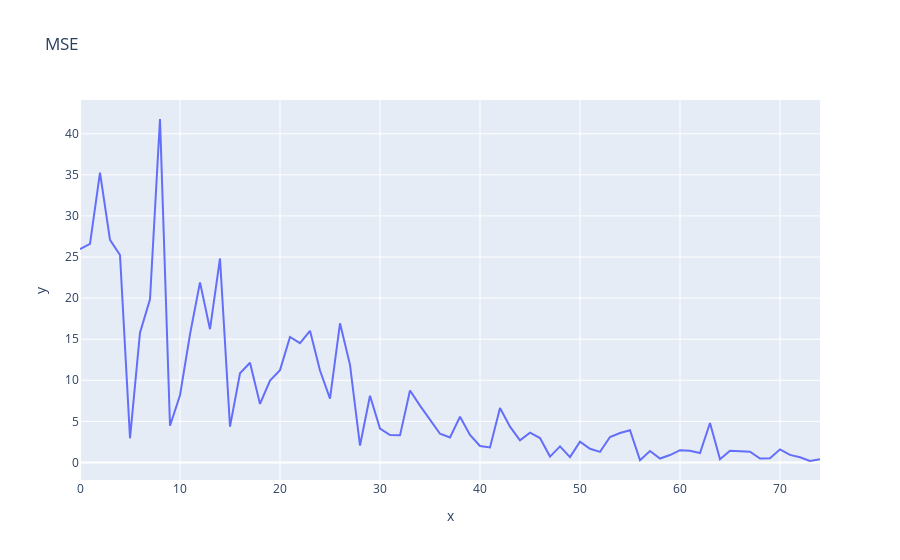
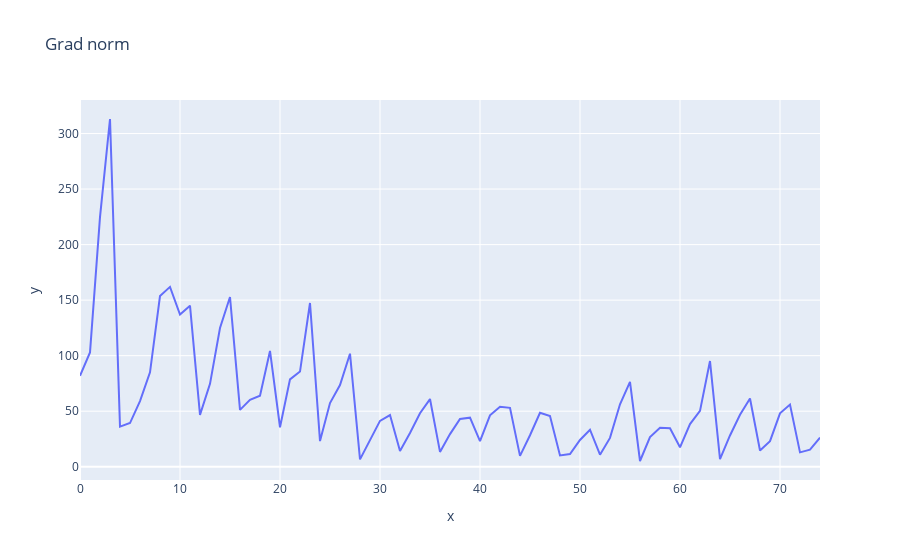

Notebook code cell kept with these figures, in order:
### Markdown cell above
# Бонус
Что делать, если хочется батч больше, но видеокарта не позволяет?


Есть несколько способов, самый простой - увеличить эффективный размер батча (делать аккумуляцию градиента каждые `k` шагов)

### Code cell
grad_accumulation_steps = k = 4

net = CustomTaskNetwork()
optimizer = optim.Adam(net.parameters(), lr=1e-1)
loss_fn = nn.MSELoss()
dataset = TensorDataset(X, Y)
loader = DataLoader(dataset, batch_size=4, shuffle=True)

grad_history = []

net.train()
loss_progress = []


for step, (x, y) in enumerate(loader, 1):
    

    output = net(x)

    loss = loss_fn(output, y)
    loss.backward()
    grad_history.append(calculate_grad_norm(net.parameters()))

    if step % grad_accumulation_steps == 0:
        optimizer.step()
        optimizer.zero_grad()

    loss_progress.append(loss.item())

draw_curve(loss_progress, title="MSE")
draw_curve(grad_history, title="Grad norm")

### Figure 1 — Plotly figure (JSON) as saved in the notebook; plotly's stock layout.template omitted (floating-point values rounded to 4 significant figures)
{"data": [{"hovertemplate": "x=%{x}<br>y=%{y}<extra></extra>", "legendgroup": "", "line": {"color": "#636efa", "dash": "solid"}, "marker": {"symbol": "circle"}, "mode": "lines", "name": "", "orientation": "v", "showlegend": false, "type": "scatter", "x": [0, 1, 2, 3, 4, 5, 6, 7, 8, 9, 10, 11, 12, 13, 14, 15, 16, 17, 18, 19, 20, 21, 22, 23, 24, 25, 26, 27, 28, 29, 30, 31, 32, 33, 34, 35, 36, 37, 38, 39, 40, 41, 42, 43, 44, 45, 46, 47, 48, 49, 50, 51, 52, 53, 54, 55, 56, 57, 58, 59, 60, 61, 62, 63, 64, 65, 66, 67, 68, 69, 70, 71, 72, 73, 74], "xaxis": "x", "y": [25.95, 26.59, 35.26, 27.1, 25.24, 2.942, 15.78, 19.85, 41.79, 4.471, 8.183, 15.59, 21.91, 16.22, 24.82, 4.354, 10.86, 12.14, 7.128, 9.96, 11.24, 15.27, 14.52, 16.02, 11.2, 7.764, 16.93, 11.88, 2.06, 8.122, 4.125, 3.334, 3.301, 8.749, 6.917, 5.16, 3.496, 3.033, 5.564, 3.343, 2.005, 1.826, 6.634, 4.356, 2.696, 3.629, 2.969, 0.7157, 1.96, 0.651, 2.529, 1.672, 1.284, 3.099, 3.579, 3.916, 0.2808, 1.4, 0.483, 0.9044, 1.5, 1.423, 1.15, 4.798, 0.3897, 1.435, 1.349, 1.31, 0.4858, 0.517, 1.595, 0.9205, 0.6293, 0.1795, 0.4068], "yaxis": "y"}], "layout": {"legend": {"tracegroupgap": 0}, "title": {"text": "MSE"}, "xaxis": {"anchor": "y", "domain": [0, 1], "title": {"text": "x"}}, "yaxis": {"anchor": "x", "domain": [0, 1], "title": {"text": "y"}}}}

### Figure 2 — Plotly figure (JSON) as saved in the notebook; plotly's stock layout.template omitted (floating-point values rounded to 4 significant figures)
{"data": [{"hovertemplate": "x=%{x}<br>y=%{y}<extra></extra>", "legendgroup": "", "line": {"color": "#636efa", "dash": "solid"}, "marker": {"symbol": "circle"}, "mode": "lines", "name": "", "orientation": "v", "showlegend": false, "type": "scatter", "x": [0, 1, 2, 3, 4, 5, 6, 7, 8, 9, 10, 11, 12, 13, 14, 15, 16, 17, 18, 19, 20, 21, 22, 23, 24, 25, 26, 27, 28, 29, 30, 31, 32, 33, 34, 35, 36, 37, 38, 39, 40, 41, 42, 43, 44, 45, 46, 47, 48, 49, 50, 51, 52, 53, 54, 55, 56, 57, 58, 59, 60, 61, 62, 63, 64, 65, 66, 67, 68, 69, 70, 71, 72, 73, 74], "xaxis": "x", "y": [81.89, 102.9, 224.7, 313.1, 36.12, 39.33, 59.15, 85.05, 153.7, 161.9, 137.0, 145.0, 46.69, 74.62, 124.9, 152.8, 51.19, 60.24, 63.88, 104.3, 35.55, 78.67, 85.71, 147.4, 23.08, 57.34, 73.51, 101.8, 6.616, 23.36, 41.27, 46.52, 14.2, 30.31, 48.16, 60.93, 13.34, 29.38, 43.08, 44.17, 23.0, 46.3, 54.0, 53.04, 9.79, 28.38, 48.58, 45.6, 10.18, 11.44, 24.12, 33.33, 10.81, 25.96, 56.26, 76.35, 5.161, 26.72, 35.18, 34.69, 17.48, 38.37, 50.3, 95.18, 6.78, 28.16, 46.79, 61.38, 14.62, 23.07, 48.09, 55.99, 12.92, 15.33, 26.21], "yaxis": "y"}], "layout": {"legend": {"tracegroupgap": 0}, "title": {"text": "Grad norm"}, "xaxis": {"anchor": "y", "domain": [0, 1], "title": {"text": "x"}}, "yaxis": {"anchor": "x", "domain": [0, 1], "title": {"text": "y"}}}}
